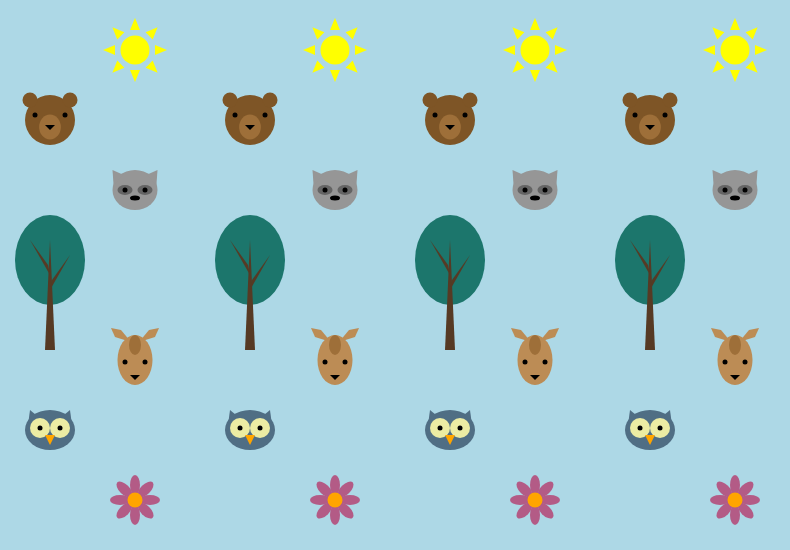
Frame 1 (no input)
Frame 2 (the mouse pressed at the canvas centre, redrawn once): identical to frame 1, image omitted

The p5.js sketch that drew this single still picture (run headless with seeded random() and noise() and a simulated clock; the mouse was pressed at the canvas centre and the sketch redrawn once):

// p5.js sketch
// ── sketch.js
var eyeSize = 5;
var noseUnit = 5;

function setup() { 
    createCanvas(790, 550);
    noLoop(); 
}

function draw() {
    background("LightBlue"); 
    noStroke();
    //Loop sun
    for (var xSun = 135; xSun < width; xSun += 200) {
        for (var ySun = 50; ySun < height; ySun += 800) {
            drawSun(xSun, ySun);}
        }	
    //Loop bear
    for (var xBear = 50; xBear < width; xBear += 200) {
        for (var yBear = 120; yBear < height; yBear += 800) {
            bear(xBear, yBear);}
        }	
    //Loop raccoon
    for (var xRaccoon = 135; xRaccoon < width; xRaccoon += 200) {
        for (var yRaccoon = 190; yRaccoon < height; yRaccoon += 800) {
            raccoon(xRaccoon, yRaccoon);}
        }	
    //Loop tree
    for (var xTree = 50; xTree < width; xTree += 200) {
        for (var yTree = 260; yTree < height; yTree += 800) {
            tree(xTree, yTree);}
        }	
    //Loop deer
    for (var xDeer = 135; xDeer < width; xDeer += 200) {
        for (var yDeer = 360; yDeer < height; yDeer += 800) {
            deer(xDeer, yDeer);}
        }
    //Loop owl
    for (var xOwl = 50; xOwl < width; xOwl += 200) {
        for (var yOwl = 430; yOwl < height; yOwl += 800) {
            owl(xOwl, yOwl);}
        }	
    //Loop flower
    for (var xFlower = 135; xFlower < width; xFlower += 200) {
        for (var yFlower = 500; yFlower < height; yFlower += 800) {
            flower(xFlower, yFlower);}
        }
}




function drawSun(xSun, ySun) {
    fill("yellow");
    var diamSun = 29;
    ellipse(xSun, ySun, diamSun, diamSun); //Center circle
    //Sun rays:
    var rayX = 5;
    var rayY = 20;
    push();
    translate(xSun,ySun);
        triangle(rayX, -rayY, 0, -rayY*1.6, -rayX, -rayY);//Top spike
        triangle(rayX, rayY, 0, rayY*1.6, -rayX, rayY);//Bottom spike
    rotate(radians(45));
        triangle(rayX, -rayY, 0, -rayY*1.6, -rayX, -rayY);//Top spike
        triangle(rayX, rayY, 0, rayY*1.6, -rayX, rayY);//Bottom spike
    rotate(radians(45));
        triangle(rayX, -rayY, 0, -rayY*1.6, -rayX, -rayY);//Top spike
        triangle(rayX, rayY, 0, rayY*1.6, -rayX, rayY);//Bottom spike
    rotate(radians(45));
        triangle(rayX, -rayY, 0, -rayY*1.6, -rayX, -rayY);//Top spike
        triangle(rayX, rayY, 0, rayY*1.6, -rayX, rayY);//Bottom spike
    pop();
}


function bear(xBear, yBear) {
    var bearUnit = 50;
    var bearEar = 15;
    fill(126,85,38);
        ellipse(xBear,yBear,bearUnit,bearUnit); //head
        ellipse(xBear-bearUnit*.4,yBear-bearUnit*.4,bearEar,bearEar); //left ear
        ellipse(xBear+bearUnit*.4,yBear-bearUnit*.4,bearEar,bearEar); //right ear
    fill(158,111,57);
        ellipse(xBear,yBear+7,bearUnit/2.3,bearUnit/2); //snout
    fill(0);
        triangle(xBear-noseUnit,yBear+noseUnit, xBear,yBear+noseUnit*2, xBear+noseUnit,yBear+noseUnit); //nose
        ellipse(xBear-15,yBear-5, eyeSize,eyeSize); //left eye
        ellipse(xBear+15,yBear-5, eyeSize,eyeSize); //right eye
}

function raccoon (xRaccoon, yRaccoon) {
    var wRaccoon = 45;
    var hRaccoon = 40;
    var eye = 10;
    fill(150);
        ellipse(xRaccoon, yRaccoon, wRaccoon, hRaccoon); //head
        triangle(xRaccoon-wRaccoon/4,yRaccoon-wRaccoon/3, xRaccoon-wRaccoon/2,yRaccoon-hRaccoon/2, xRaccoon-wRaccoon/2.1,yRaccoon-5); //left ear
        triangle(xRaccoon+wRaccoon/4,yRaccoon-wRaccoon/3, xRaccoon+wRaccoon/2,yRaccoon-hRaccoon/2, xRaccoon+wRaccoon/2.1,yRaccoon-5); //right ear
    fill(0);
        ellipse(xRaccoon, yRaccoon+8, noseUnit*2,noseUnit); //nose
    fill(100);
        ellipse(xRaccoon-eye, yRaccoon, eye*1.5, eye); //left eye patch
        ellipse(xRaccoon+eye, yRaccoon, eye*1.5, eye); //right eye patch
    fill(0);
        ellipse(xRaccoon-eye, yRaccoon, eyeSize,eyeSize); //left eye
        ellipse(xRaccoon+eye, yRaccoon, eyeSize,eyeSize); //right eye
}

function tree (xTree, yTree) {
    var wLeaves = 70;
    var hLeaves = 90;
    var branch = 20;
    fill(28,118,108);
        ellipse(xTree, yTree, wLeaves, hLeaves); //leaves
    fill(86,58,36);
        triangle(xTree-5,yTree+hLeaves, xTree, yTree-branch, xTree+5,yTree+hLeaves); //trunk
        triangle(xTree-2,yTree+5, xTree,yTree+branch*.75, xTree-branch, yTree-branch); //left branch
        triangle(xTree+2,yTree+branch, xTree,yTree+branch*1.5, xTree+branch, yTree-5); //right branch
}

function deer(xDeer, yDeer) {
    fill(188,140,85);
        ellipse(xDeer, yDeer, 35,50); //head
        quad(xDeer-4,yDeer-18, xDeer-14,yDeer-30, xDeer-24,yDeer-32, xDeer-20, yDeer-23); //left ear
        quad(xDeer+4,yDeer-18, xDeer+14,yDeer-30, xDeer+24,yDeer-32, xDeer+20, yDeer-23); //right ear
    fill(158,111,57);
        ellipse(xDeer,yDeer-15, 12,20); //forehead patch
    fill(0);
        ellipse(xDeer-10,yDeer+2, eyeSize,eyeSize); //left eye
        ellipse(xDeer+10,yDeer+2, eyeSize,eyeSize); //right eye
        triangle(xDeer-noseUnit,yDeer+noseUnit*3, xDeer,yDeer+noseUnit*4, xDeer+noseUnit,yDeer+noseUnit*3); //nose
}

function owl(xOwl, yOwl) {
    var wOwl = 50;
    var hOwl = 40;
    var ear = 20;
    fill(80,110,132);
        ellipse(xOwl, yOwl, wOwl,hOwl);
        triangle(xOwl-ear*.7,yOwl-ear*.75, xOwl-ear,yOwl-ear, xOwl-22,yOwl-ear*.25); //left ear
        triangle(xOwl+ear*.7,yOwl-ear*.75, xOwl+ear,yOwl-ear, xOwl+22,yOwl-ear*.25); //right ear
    fill(236,236,163);
        ellipse(xOwl-10,yOwl-2, hOwl/2,hOwl/2); //left eye patch
        ellipse(xOwl+10,yOwl-2, hOwl/2,hOwl/2); //left eye patch
    fill(0);
        ellipse(xOwl-10,yOwl-2,eyeSize,eyeSize); //left eye
        ellipse(xOwl+10,yOwl-2,eyeSize,eyeSize); //right eye
    fill("orange");
        triangle(xOwl-noseUnit,yOwl+noseUnit, xOwl,yOwl+noseUnit*3, xOwl+noseUnit,yOwl+noseUnit) //beak
}

function flower(xFlower, yFlower) {
    var wPetal = 10;
    var hPetal = 20;
    var yPetal = 15;
    var rotatn = 45;
    //Petals
    push();
    fill(179,91,134);
    translate(xFlower,yFlower);
        ellipse(0,-yPetal, wPetal,hPetal);
        ellipse(0,yPetal, wPetal,hPetal);
    rotate(radians(rotatn));
        ellipse(0,-yPetal, wPetal,hPetal);
        ellipse(0,yPetal, wPetal,hPetal);
    rotate(radians(rotatn));
        ellipse(0,-yPetal, wPetal,hPetal);
        ellipse(0,yPetal, wPetal,hPetal);
    rotate(radians(rotatn));
        ellipse(0,-yPetal, wPetal,hPetal);
        ellipse(0,yPetal, wPetal,hPetal);
    pop();
    //Center of Flower
    fill("orange");
        ellipse(xFlower,yFlower, yPetal,yPetal);
}
